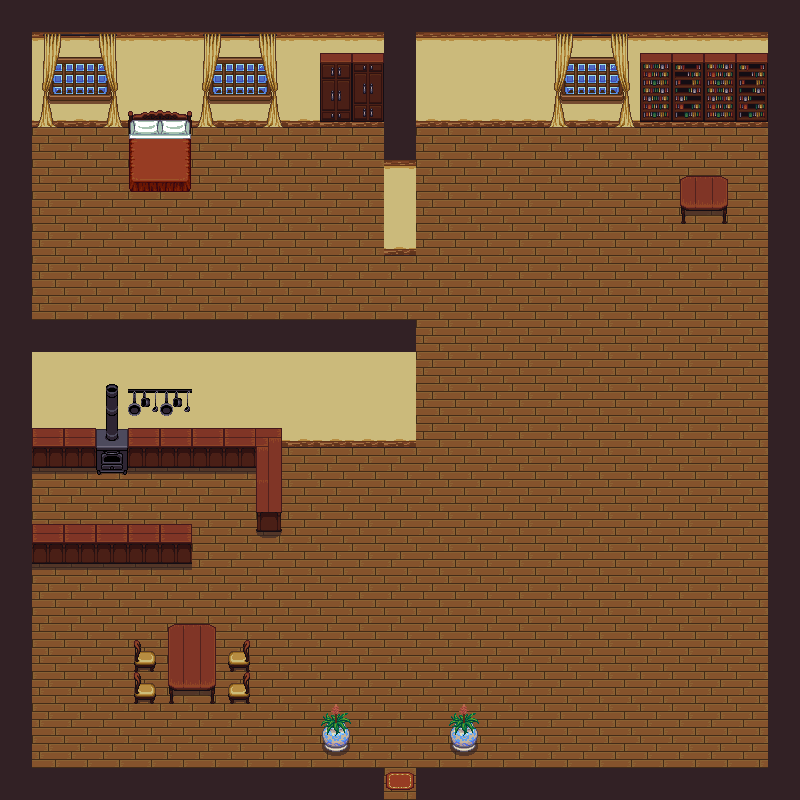

Tiled map render using the project's own tile images. Description and the map definition, with tile-layer contents summarised, below:
An orthogonal 25x25 tile map with 32x32 px tiles, 5 tile layers (background, walls, windows, decorations, ...), 6 tilesets and 19 objects (17x collision, house_spawn_point, exit_house).

<map version="1.8" tiledversion="1.8.2" orientation="orthogonal" renderorder="right-down" width="25" height="25" tilewidth="32" tileheight="32" infinite="0" nextlayerid="8" nextobjectid="24">
 <tileset firstgid="1" source="tileset/house_inside.tsx" />
 <tileset firstgid="225" source="tileset/walls.tsx" />
 <tileset firstgid="481" source="tileset/terrain_atlas.tsx" />
 <tileset firstgid="1505" source="tileset/building.tsx" />
 <tileset firstgid="2009" source="tileset/windows_and_doors.tsx" />
 <tileset firstgid="3033" source="tileset/base_out_atlas.tsx" />
 <layer id="1" name="background" width="25" height="25">
  <data>[625 cells, 625 non-empty, 1 distinct tile ids]</data>
 </layer>
 <layer id="2" name="walls" width="25" height="25">
  <data>[625 cells, 192 non-empty, 5 distinct tile ids]</data>
 </layer>
 <layer id="6" name="windows" width="25" height="25">
  <data>[625 cells, 27 non-empty, 9 distinct tile ids]</data>
 </layer>
 <layer id="4" name="decorations" width="25" height="25">
  <data>[625 cells, 96 non-empty, 45 distinct tile ids]</data>
 </layer>
 <layer id="7" name="above-player" width="25" height="25">
  <data>[625 cells, 25 non-empty, 3 distinct tile ids]</data>
 </layer>
 <objectgroup id="3" name="objects">
  <object id="1" type="collision" x="0" y="0" width="32.6036" height="800.186" />
  <object id="3" type="collision" x="32.6036" y="0.931532" width="767.583" height="124.825" />
  <object id="4" type="collision" x="768.514" y="124.825" width="32.6036" height="675.361" />
  <object id="5" type="collision" x="33.5352" y="767.583" width="349.325" height="32.6261" />
  <object id="6" type="collision" x="34.4667" y="383.452" width="380.997" height="62.7515" />
  <object id="7" type="collision" x="32.6036" y="447.136" width="247.788" height="23.2883" />
  <object id="8" type="collision" x="31.6721" y="524.453" width="158.361" height="39.1244" />
  <object id="9" type="collision" x="256.171" y="471.355" width="24.2198" height="57.755" />
  <object id="10" type="collision" x="168.607" y="624.127" width="45.6451" height="79.1803" />
  <object id="11" type="collision" x="133.209" y="641.826" width="23.2883" height="61.4811" />
  <object id="12" type="collision" x="230.088" y="639.963" width="20.4937" height="63.3442" />
  <object id="14" type="collision" x="129.483" y="124.825" width="61.4811" height="66.1388" />
  <object id="15" type="collision" x="680.019" y="175.128" width="49.3712" height="47.5082" />
  <object id="16" type="collision" x="382.86" y="125.757" width="33.5352" height="128.551" />
  <object id="19" type="collision" x="417.792" y="766.651" width="349.325" height="33.5352" />
  <object id="20" type="collision" x="322.31" y="706.102" width="27.946" height="61.4811" />
  <object id="21" type="collision" x="448.999" y="705.17" width="29.809" height="61.4811" />
  <object id="22" name="house_spawn_point" x="400.559" y="742.578">
   <point />
  </object>
  <object id="23" name="exit_house" x="383.273" y="776.364" width="34.1818" height="23.8182" />
 </objectgroup>
</map>